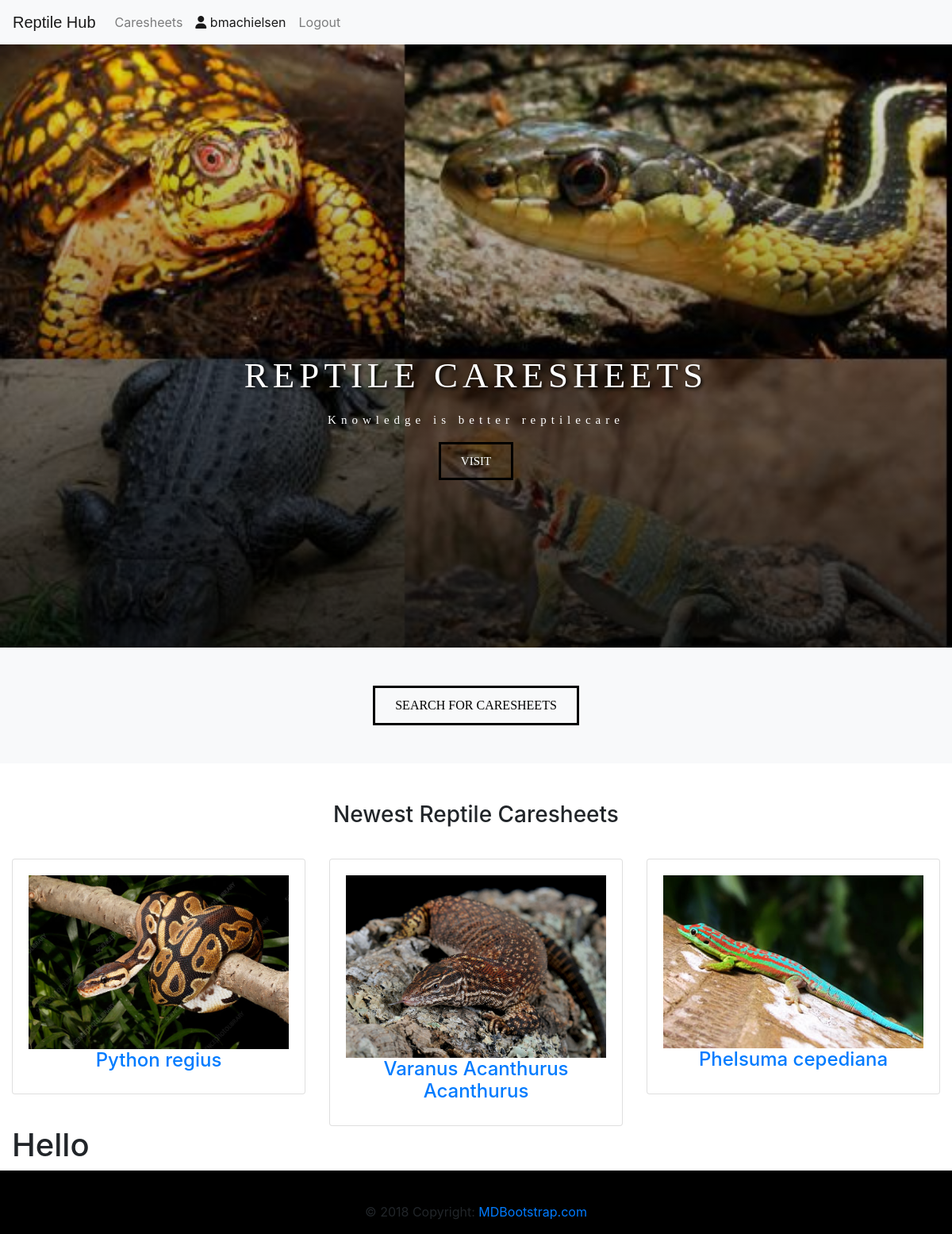
/ (signed in), run on the app's committed database.
### posts/models.py (models this page shows, shortened)
class Animal(models.Model):
    REPTILES = (
        ('X', 'Choose type of reptile'),
        ('C', 'Crocodile'),
        ('L', 'Lizard'),
        ('S', 'Snake'),
        ('T', 'Turtle'),
    )
    CITES_SPECIES = (
        ('X', 'Cites of animal'),
        ('A', 'Cites A or I'),
        ('B', 'Cites B or II'),
        ('C', 'Cites C or III'),
        ('D', 'Cites D or none'),
    )
    latinName = models.CharField(blank=True, null=True, max_length=120)
    reptiletype = models.CharField(max_length=7, default='X', choices=REPTILES)
    image = models.ImageField(blank=True, null=True, upload_to="animal_images")
    cites = models.CharField(blank=True, null=True, max_length=1, default='X', choices=CITES_SPECIES)
    habitat = models.CharField(blank=True, null=True, max_length=120)
    size = models.TextField(blank=True, null=True, max_length= 500)
    shorttext = models.TextField(blank=True, null=True, max_length= 500)
    behaviour = models.TextField(blank=True, null=True, max_length= 500)
    handling = models.TextField(blank=True, null=True, max_length= 3000)
    feeding = models.TextField(blank=True, null=True, max_length= 3000)
    water= models.TextField(blank=True, null=True, max_length= 3000)
    enclosure = models.TextField(blank=True, null=True, max_length= 3000)
    substrate = models.TextField(blank=True, null=True, max_length= 3000)
    lighting = models.TextField(blank=True, null=True, max_length= 3000)
    heating = models.TextField(blank=True, null=True, max_length= 3000)
    temperature = models.TextField(blank=True, null=True, max_length=3000)
    humidity = models.TextField(blank=True, null=True, max_length=3000)
    cleaning = models.TextField(blank=True, null=True, max_length=3000)
    sex= models.TextField(blank=True, null=True, max_length= 500)
    male = models.ImageField(blank=True, null=True, upload_to="images")
    female = models.ImageField(blank=True, null=True, upload_to="images")
    breeding = models.TextField(blank=True, null=True, max_length= 3000)
    incubation = models.TextField(blank=True, null=True, max_length= 3000)
    health = models.TextField(blank=True, null=True, max_length= 3000)
    diseases = models.TextField(blank=True, null=True, max_length= 3000)
    author = models.ForeignKey(User, related_name='posts', null=False, default=1, on_delete=models.SET_DEFAULT)
    created = models.DateTimeField(auto_now_add=True, null=True)
    updated_at = models.DateTimeField(auto_now=True)
    views = models.IntegerField(default=0)
    likes = models.IntegerField(default=0)
    dislikes = models.IntegerField(default=0)

### posts/views.py (the view)
# urls.py: path('', views.index, name= 'index'),
def index(request):
    animals = Animal.objects.all().order_by('-created')
    return render(request, 'posts/index.html', {"animals": animals})

### posts/templates/posts/index.html (shortened to what this page needs)
{% extends 'base.html' %}
{% load static %}
{% load bootstrap_tags %}
{% block links %}
  <link rel="stylesheet" href="{% static 'css/index.css' %}">
{% endblock %}
{% block content %}
<div class="row">
    <div style="padding: 0;" class="col-sm-12">
        <div style="
          background: linear-gradient(rgba(0, 0, 0, 0.1), rgba(0, 0, 0, 0.78)),  url(../../media/State_reptile_collage.jpg);
          height: 95vh;
          background-size: cover;
          padding-bottom: 100px;" class="animalcaresheets">
         <div style="
             letter-spacing: 6px;
             font-size: 15px;
             font-family: 'lora,serif';
             position: absolute;
             left: 0;
             top: 50%;
             width: 100%;
             text-align: center;
             color: white;" class="hero-text">
           <h6 style="
             font-size: 40px;
             color: #d2d2d2;
             text-shadow: 2px 2px 4px #000000;
             background-color: transparent;
             color: #fff;
             padding: 10px;
             font-size: 45px;
             letter-spacing: 6px;
             font-family: 'lora,serif';">REPTILE CARESHEETS</h6>
           <p>Knowledge is better reptilecare</p>
           <a href="#text"><button style="
             outline: 0;
             display: inline-block;
             padding: 10px 25px;
             color: white;
             background-color: transparent;
             opacity: 1;
             border: solid 3px black;
             text-align: center;
             cursor: pointer;
             font-family: 'lora,serif';
             text-transform: uppercase;" onmouseover="this.style.color='black'">Visit</button></a>
         </div>
       </div>
    </div>
    <div style="background-color: #f8f9fa;" class="col-sm-12">
      <br/>
      <br/>
      <div style="text-align: center;" class="visit-button">
       <a  id="text" href="{% url 'post_list' %}"><button style="
       outline: 0;
       display: inline-block;
       padding: 10px 25px;
       color: black;
       background-color: transparent;
       opacity: 1;
       border: solid 3px black;
       text-align: center;
       cursor: pointer;
       font-family: 'lora,serif';
       text-transform: uppercase;">Search for caresheets</button></a>
      </div>
      <br/>
      <br/>
    </div>
</div>
<br/>
<br/>
<div style="justify-content: center" class="row">
  <h3 >Newest Reptile Caresheets</h3>
  <br/>
  <br/>
  <br/>
</div>
    <div class="row justify-content-center">
        {% for animal in animals|slice:":3" %}
      <div class="col-xs-12 col-sm-6 col-md-4">
        <div class="card">
          <div class="card-body">
            <a href="{% url 'post_detail' animal.id %}">
            <div class="picture">
              <img style="width: 100%" src="{{MEDIA_URL}}{{animal.image}}" alt="">
            </div>
            <h4 style="text-align: center;">{{animal.latinName}}</h4>
            </a>
          </div>
        </div>
      </div>
      <br/>
      {% endfor %}
</div>
{% if user.is_authenticated %}
<h1>Hello</h1>
{% endif %}
{% endblock %}

### templates/base.html (shortened to what this page needs)
<!DOCTYPE html>
{% load static %}
<html lang="en">
  <head>
    <link rel="stylesheet" href="https://stackpath.bootstrapcdn.com/bootstrap/4.3.1/css/bootstrap.min.css">
    <link rel="stylesheet" href="{% static 'css/base.css' %}" type="text/css" />
    {% block links %}
    {% endblock %}
  </head>
  <body>
    <nav class="navbar navbar-expand-lg navbar-light bg-light">
      <a style="font-family: sans-serif" class="navbar-brand" href="/">Reptile Hub</a>
      <div class="collapse navbar-collapse" id="navbarSupportedContent">
        <ul class="navbar-nav mr-auto">
          <li class="nav-item">
            <a class="nav-link" href="{% url 'post_list' %}">Caresheets</a>
          </li>
            {% if user.is_authenticated %}
          <li class="nav-item active">
            <a class="nav-link" href="{% url 'profile' %}"><i class="fas fa-user"></i> {{ user.username }}<span class="sr-only">(current)</span></a>
          </li>
          <li class="nav-item">
            <a class="nav-link" href="{% url 'logout' %}">Logout</a>
          </li>
          {% endif %}
        </ul>
      </div>
    </nav>
  <div class="container-fluid">
    {% block content %}
    {% endblock %}
  </div>
<footer class="page-footer font-small unique-color-dark pt-4">
  <div class="footer-copyright text-center py-3">© 2018 Copyright:
    <a href="https://mdbootstrap.com/education/bootstrap/"> MDBootstrap.com</a>
  </div>
</footer>
  </body>
</html>

### static/css/base.css (style rules this page uses)
.navbar { background-color: black; }
footer { background-color: black; }

### static/css/index.css (style rules this page uses)
.animalcaresheets { background: linear-gradient(rgba(0, 0, 0, 0.1), rgba(0, 0, 0, 0.78)), url("../../media/State_reptile_collage.jpg"); height: 95vh; background-size: cover; padding-bottom: 100px; }
.hero-text { letter-spacing: 6px; font-size: 15px; font-family: 'lora,serif'; position: absolute; left: 0; top: 50%; width: 100%; text-align: center; color: white; }
.hero-text h6 { font-size: 40px; color: #d2d2d2; text-shadow: 2px 2px 4px #000000; background-color: transparent; color: #fff; padding: 10px; font-size: 45px; letter-spacing: 6px; font-family: 'lora,serif'; }
.hero-text button { outline: 0; display: inline-block; padding: 10px 25px; color: white; background-color: transparent; opacity: 1; border: solid 3px black; text-align: center; cursor: pointer; font-family: 'lora,serif'; text-transform: uppercase; }
.visit-button { text-align: center; }
.visit-button button { outline: 0; display: inline-block; padding: 10px 25px; color: black; background-color: transparent; opacity: 1; border: solid 3px black; text-align: center; cursor: pointer; font-family: 'lora,serif'; text-transform: uppercase; }

### data on the page
Animal: image (picture), latinName "Python regius"
Animal: image (picture), latinName "Varanus Acanthurus Acanthurus"
Animal: image (picture), latinName "Phelsuma cepediana"

### other printed values
{{ user.username }} "bmachielsen"
